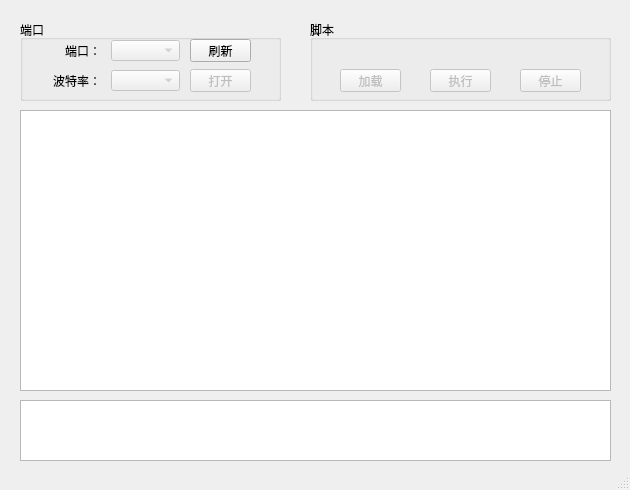
<?xml version="1.0" encoding="UTF-8"?>
<ui version="4.0">
 <class>MainWindow</class>
 <widget class="QMainWindow" name="MainWindow">
  <property name="geometry">
   <rect>
    <x>0</x>
    <y>0</y>
    <width>630</width>
    <height>490</height>
   </rect>
  </property>
  <property name="sizePolicy">
   <sizepolicy hsizetype="Fixed" vsizetype="Fixed">
    <horstretch>0</horstretch>
    <verstretch>0</verstretch>
   </sizepolicy>
  </property>
  <property name="minimumSize">
   <size>
    <width>630</width>
    <height>490</height>
   </size>
  </property>
  <property name="maximumSize">
   <size>
    <width>630</width>
    <height>490</height>
   </size>
  </property>
  <property name="windowTitle">
   <string>脚本执行器</string>
  </property>
  <widget class="QWidget" name="centralWidget">
   <widget class="QGroupBox" name="groupBox_Port">
    <property name="geometry">
     <rect>
      <x>20</x>
      <y>20</y>
      <width>261</width>
      <height>81</height>
     </rect>
    </property>
    <property name="title">
     <string>端口</string>
    </property>
    <widget class="QComboBox" name="comboBox_Port">
     <property name="enabled">
      <bool>false</bool>
     </property>
     <property name="geometry">
      <rect>
       <x>91</x>
       <y>20</y>
       <width>69</width>
       <height>21</height>
      </rect>
     </property>
    </widget>
    <widget class="QLabel" name="label_Port">
     <property name="geometry">
      <rect>
       <x>10</x>
       <y>20</y>
       <width>71</width>
       <height>21</height>
      </rect>
     </property>
     <property name="text">
      <string>端口：</string>
     </property>
     <property name="alignment">
      <set>Qt::AlignRight|Qt::AlignTrailing|Qt::AlignVCenter</set>
     </property>
    </widget>
    <widget class="QComboBox" name="comboBox_PortBaud">
     <property name="enabled">
      <bool>false</bool>
     </property>
     <property name="geometry">
      <rect>
       <x>91</x>
       <y>50</y>
       <width>69</width>
       <height>21</height>
      </rect>
     </property>
     <property name="currentText">
      <string/>
     </property>
    </widget>
    <widget class="QLabel" name="label_PortBaud">
     <property name="geometry">
      <rect>
       <x>10</x>
       <y>50</y>
       <width>71</width>
       <height>21</height>
      </rect>
     </property>
     <property name="text">
      <string>波特率：</string>
     </property>
     <property name="alignment">
      <set>Qt::AlignRight|Qt::AlignTrailing|Qt::AlignVCenter</set>
     </property>
    </widget>
    <widget class="QPushButton" name="pushButton_PortRefresh">
     <property name="geometry">
      <rect>
       <x>170</x>
       <y>19</y>
       <width>61</width>
       <height>23</height>
      </rect>
     </property>
     <property name="text">
      <string>刷新</string>
     </property>
    </widget>
    <widget class="QPushButton" name="pushButton_Port">
     <property name="enabled">
      <bool>false</bool>
     </property>
     <property name="geometry">
      <rect>
       <x>170</x>
       <y>49</y>
       <width>61</width>
       <height>23</height>
      </rect>
     </property>
     <property name="text">
      <string>打开</string>
     </property>
    </widget>
   </widget>
   <widget class="QTableView" name="tableView_Script">
    <property name="enabled">
     <bool>true</bool>
    </property>
    <property name="geometry">
     <rect>
      <x>20</x>
      <y>110</y>
      <width>591</width>
      <height>281</height>
     </rect>
    </property>
    <property name="editTriggers">
     <set>QAbstractItemView::NoEditTriggers</set>
    </property>
    <attribute name="verticalHeaderVisible">
     <bool>false</bool>
    </attribute>
   </widget>
   <widget class="QGroupBox" name="groupBox_Action">
    <property name="geometry">
     <rect>
      <x>310</x>
      <y>20</y>
      <width>301</width>
      <height>81</height>
     </rect>
    </property>
    <property name="title">
     <string>脚本</string>
    </property>
    <widget class="QPushButton" name="pushButton_ScriptLoad">
     <property name="enabled">
      <bool>false</bool>
     </property>
     <property name="geometry">
      <rect>
       <x>30</x>
       <y>49</y>
       <width>61</width>
       <height>23</height>
      </rect>
     </property>
     <property name="text">
      <string>加载</string>
     </property>
    </widget>
    <widget class="QPushButton" name="pushButton_ScriptStop">
     <property name="enabled">
      <bool>false</bool>
     </property>
     <property name="geometry">
      <rect>
       <x>210</x>
       <y>49</y>
       <width>61</width>
       <height>23</height>
      </rect>
     </property>
     <property name="text">
      <string>停止</string>
     </property>
    </widget>
    <widget class="QPushButton" name="pushButton_ScriptExec">
     <property name="enabled">
      <bool>false</bool>
     </property>
     <property name="geometry">
      <rect>
       <x>120</x>
       <y>49</y>
       <width>61</width>
       <height>23</height>
      </rect>
     </property>
     <property name="text">
      <string>执行</string>
     </property>
    </widget>
   </widget>
   <widget class="QPlainTextEdit" name="plainTextEdit_Logs">
    <property name="geometry">
     <rect>
      <x>20</x>
      <y>400</y>
      <width>591</width>
      <height>61</height>
     </rect>
    </property>
    <property name="readOnly">
     <bool>true</bool>
    </property>
   </widget>
   <zorder>groupBox_Action</zorder>
   <zorder>groupBox_Port</zorder>
   <zorder>tableView_Script</zorder>
   <zorder>plainTextEdit_Logs</zorder>
  </widget>
  <widget class="QStatusBar" name="statusBar"/>
 </widget>
 <layoutdefault spacing="6" margin="11"/>
 <resources/>
 <connections/>
</ui>
